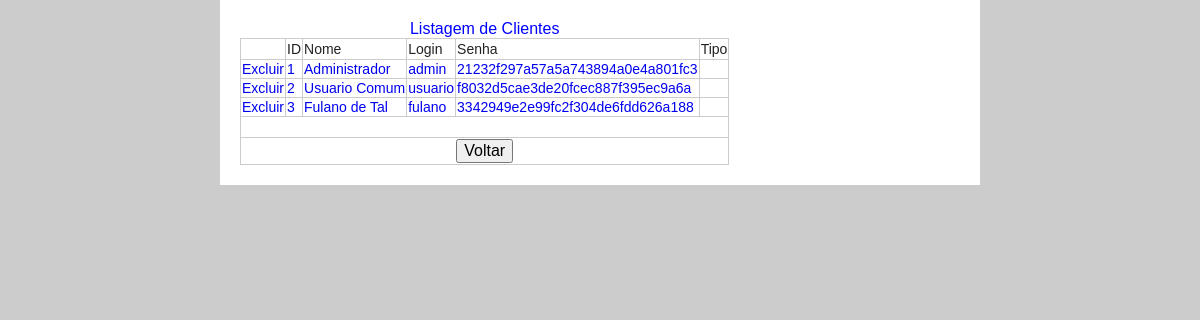
/cadCliente/listarUsuarios.php (signed in), run on the app's committed database.
### tables this page shows
CREATE TABLE `usuario` (
  `idUsuario` int(11) NOT NULL,
  `nome` varchar(155) NOT NULL,
  `login` varchar(100) NOT NULL,
  `senha` varchar(32) NOT NULL,
  `status` int(1) NOT NULL,
  `data_cad` datetime NOT NULL,
  `nivel_de_acesso_id` int(1) NOT NULL
);

### cadCliente/source/php/Conexao.class.php (called while the page is built, shortened)
<?php
class Conexao
{
	public $host       = "localhost";
	public $user       = "php_mysql";
	public $pass       = "12345";
	public $dbBase     = "php_mysql";
	public $erro       = "Falha na conexao com MySql.";
	private $link      = "";
	public function conectaBase()
	{
		$lnk = @mysqli_connect($this->host,$this->user,$this->pass, $this->dbBase)or die($this->erro);
		$this->link = $lnk;
	}
	public function getLink()
	{
		return $this->link;
	}
}
?>

### cadCliente/listarUsuarios.php (the view, shortened to what this page needs)
<?php
$conn = new Conexao();
$conn->conectaBase();
$sql = "SELECT * FROM usuario";
$query = @mysqli_query($conn->getLink(), $sql);
?>
<!doctype html>
<html lang='pt-br'>
<head>
	<link rel='stylesheet' href='source/css/normalize.css'>
	<link rel='stylesheet' href='source/css/view.css'>
</head>
<body>
<div id="wrapper">
<?php if($_SESSION['pf_tipo'] == 'us'){?>
<?php }else{?>
<form name="frmListUsuarios">
<table border="1" bordercolor="#CCC" style="color: blue">
<caption>Listagem de Clientes</caption>
<tr>
	<td>&nbsp;</td>
	<td class="view">ID</td>
	<td class="view">Nome</td>
	<td class="view">Login</td>
	<td class="view">Senha</td>
	<td class="view">Tipo</td>
</tr>
<?php
	while($linha = @mysqli_fetch_assoc($query)){
?>
<tr>
	<td class="view2"><a href="source/php/trataUsuario.php?idUsuario=<?php echo $linha['idUsuario'];?>&&remover=ok" title="Exclui este usuário do sistema.">Excluir</a></td>
	<td class="view2"><a href="usuarios.php?idUsuario=<?php echo $linha['idUsuario'];?>" title="Clique para editar o Usuário."><?php echo $linha['idUsuario'];?></a></td>
	<td class="view2"><a href="usuarios.php?idUsuario=<?php echo $linha['idUsuario'];?>" title="Clique para editar o usuário."><?php echo $linha['nome'];?></a></td>
	<td class="view2"><a href="usuarios.php?idUsuario=<?php echo $linha['idUsuario'];?>" title="Clique para editar o usuario."><?php echo $linha['login'];?></a></td>
	<td class="view2"><a href="usuarios.php?idUsuario=<?php echo $linha['idUsuario'];?>" title="Clique para editar o usuario."><?php echo $linha['senha'];?></a></td>
	<td class="view2"><a href="usuarios.php?idUsuario=<?php echo $linha['idUsuario'];?>" title="Clique para editar o usuario."><?php echo $linha['tipo'];?></a></td>
</tr>
<?php }?>
<tr>
	<td colspan="7">&nbsp;</td>
</tr>
<tr>
	<td colspan="7" align="center">
		<input type="button" name="btnVoltar" value="Voltar" onclick="location.href='usuarios.php'">
	</td>
</tr>
</table>
</form>
<?php }?>
</div>
</body>
</html>

### cadCliente/source/css/view.css (style rules this page uses)
body { background-color: #ccc; margin: 0; padding: 0; }
#wrapper { background-color: #fff; padding: 20px; }
body { text-align: center; min-width: 760px; }
#wrapper { width: 720px; margin: 0 auto; text-align: left; }
.view { font-size: 14px; color:#222; }
.view2 { font-size: 14px; color: gray; }
a { text-decoration:none; }

### data on the page
usuario: idUsuario "1", nome "Administrador", login "admin", senha "21232f297a57a5a743894a0e4a801fc3"
usuario: idUsuario "2", nome "Usuario Comum", login "usuario", senha "f8032d5cae3de20fcec887f395ec9a6a"
usuario: idUsuario "3", nome "Fulano de Tal", login "fulano", senha "3342949e2e99fc2f304de6fdd626a188"
